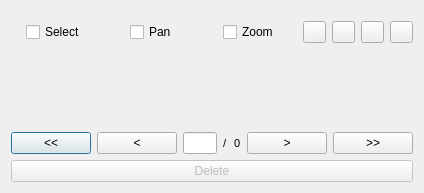
<?xml version="1.0" encoding="UTF-8"?>
<ui version="4.0">
 <class>Dialog</class>
 <widget class="QDialog" name="Dialog">
  <property name="geometry">
   <rect>
    <x>0</x>
    <y>0</y>
    <width>424</width>
    <height>193</height>
   </rect>
  </property>
  <property name="sizePolicy">
   <sizepolicy hsizetype="Expanding" vsizetype="Expanding">
    <horstretch>0</horstretch>
    <verstretch>0</verstretch>
   </sizepolicy>
  </property>
  <property name="maximumSize">
   <size>
    <width>16777215</width>
    <height>16777215</height>
   </size>
  </property>
  <property name="windowTitle">
   <string>Dialog</string>
  </property>
  <property name="sizeGripEnabled">
   <bool>false</bool>
  </property>
  <layout class="QVBoxLayout" name="verticalLayout_2">
   <item>
    <layout class="QVBoxLayout" name="verticalLayout">
     <property name="sizeConstraint">
      <enum>QLayout::SetDefaultConstraint</enum>
     </property>
     <item>
      <layout class="QHBoxLayout" name="horizontalLayout">
       <property name="spacing">
        <number>6</number>
       </property>
       <property name="topMargin">
        <number>10</number>
       </property>
       <item alignment="Qt::AlignHCenter">
        <widget class="QCheckBox" name="selectCB">
         <property name="enabled">
          <bool>true</bool>
         </property>
         <property name="layoutDirection">
          <enum>Qt::LeftToRight</enum>
         </property>
         <property name="text">
          <string>Select</string>
         </property>
         <property name="checked">
          <bool>false</bool>
         </property>
        </widget>
       </item>
       <item alignment="Qt::AlignHCenter">
        <widget class="QCheckBox" name="panCB">
         <property name="text">
          <string>Pan</string>
         </property>
        </widget>
       </item>
       <item alignment="Qt::AlignHCenter">
        <widget class="QCheckBox" name="zoomCB">
         <property name="text">
          <string>Zoom</string>
         </property>
        </widget>
       </item>
       <item>
        <layout class="QHBoxLayout" name="horizontalLayout_4">
         <item>
          <widget class="QPushButton" name="orderByBT">
           <property name="maximumSize">
            <size>
             <width>23</width>
             <height>40</height>
            </size>
           </property>
           <property name="mouseTracking">
            <bool>true</bool>
           </property>
           <property name="focusPolicy">
            <enum>Qt::NoFocus</enum>
           </property>
           <property name="toolTip">
            <string>Sort NavTable Features</string>
           </property>
           <property name="text">
            <string/>
           </property>
          </widget>
         </item>
         <item>
          <widget class="QPushButton" name="removeFilterBT">
           <property name="maximumSize">
            <size>
             <width>23</width>
             <height>40</height>
            </size>
           </property>
           <property name="mouseTracking">
            <bool>true</bool>
           </property>
           <property name="focusPolicy">
            <enum>Qt::NoFocus</enum>
           </property>
           <property name="toolTip">
            <string>Remove Filter</string>
           </property>
           <property name="text">
            <string/>
           </property>
          </widget>
         </item>
         <item>
          <widget class="QPushButton" name="formFilterBT">
           <property name="maximumSize">
            <size>
             <width>23</width>
             <height>40</height>
            </size>
           </property>
           <property name="mouseTracking">
            <bool>true</bool>
           </property>
           <property name="focusPolicy">
            <enum>Qt::NoFocus</enum>
           </property>
           <property name="toolTip">
            <string>Filter NavTable Features by Form</string>
           </property>
           <property name="text">
            <string/>
           </property>
          </widget>
         </item>
         <item>
          <widget class="QPushButton" name="exprFilterBT">
           <property name="maximumSize">
            <size>
             <width>23</width>
             <height>40</height>
            </size>
           </property>
           <property name="mouseTracking">
            <bool>true</bool>
           </property>
           <property name="focusPolicy">
            <enum>Qt::NoFocus</enum>
           </property>
           <property name="toolTip">
            <string>Filter NavTable Features by Expression</string>
           </property>
           <property name="text">
            <string/>
           </property>
          </widget>
         </item>
        </layout>
       </item>
      </layout>
     </item>
     <item>
      <widget class="QScrollArea" name="scrollArea">
       <property name="sizePolicy">
        <sizepolicy hsizetype="MinimumExpanding" vsizetype="MinimumExpanding">
         <horstretch>0</horstretch>
         <verstretch>0</verstretch>
        </sizepolicy>
       </property>
       <property name="frameShape">
        <enum>QFrame::NoFrame</enum>
       </property>
       <property name="widgetResizable">
        <bool>true</bool>
       </property>
       <widget class="QWidget" name="widget_form">
        <property name="geometry">
         <rect>
          <x>0</x>
          <y>0</y>
          <width>404</width>
          <height>69</height>
         </rect>
        </property>
       </widget>
      </widget>
     </item>
     <item>
      <layout class="QHBoxLayout" name="horizontalLayout_2">
       <item>
        <widget class="QPushButton" name="firstBT">
         <property name="enabled">
          <bool>true</bool>
         </property>
         <property name="text">
          <string>&lt;&lt;</string>
         </property>
        </widget>
       </item>
       <item>
        <widget class="QPushButton" name="previousBT">
         <property name="text">
          <string>&lt;</string>
         </property>
        </widget>
       </item>
       <item>
        <layout class="QGridLayout" name="gridLayout">
         <item row="0" column="2">
          <widget class="QLabel" name="nFeatLB">
           <property name="font">
            <font>
             <pointsize>8</pointsize>
            </font>
           </property>
           <property name="text">
            <string>0</string>
           </property>
          </widget>
         </item>
         <item row="0" column="1">
          <widget class="QLabel" name="label">
           <property name="font">
            <font>
             <pointsize>8</pointsize>
            </font>
           </property>
           <property name="text">
            <string>/</string>
           </property>
          </widget>
         </item>
         <item row="0" column="0">
          <widget class="QLineEdit" name="currentFeatLB"/>
         </item>
        </layout>
       </item>
       <item>
        <widget class="QPushButton" name="nextBT">
         <property name="enabled">
          <bool>true</bool>
         </property>
         <property name="text">
          <string>&gt;</string>
         </property>
         <property name="checkable">
          <bool>false</bool>
         </property>
        </widget>
       </item>
       <item>
        <widget class="QPushButton" name="lastBT">
         <property name="text">
          <string>&gt;&gt;</string>
         </property>
        </widget>
       </item>
      </layout>
     </item>
     <item>
      <layout class="QHBoxLayout" name="horizontalLayout_3">
       <item>
        <widget class="QPushButton" name="deleteBT">
         <property name="enabled">
          <bool>false</bool>
         </property>
         <property name="text">
          <string>Delete</string>
         </property>
        </widget>
       </item>
      </layout>
     </item>
    </layout>
   </item>
  </layout>
 </widget>
 <resources/>
 <connections/>
</ui>
